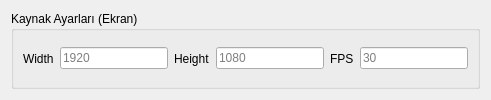
                       <widget class="QWidget" name="page_13">
                        <layout class="QVBoxLayout" name="verticalLayout_9">
                         <item>
                          <widget class="QGroupBox" name="groupBox_12">
                           <property name="title">
                            <string>Kaynak Ayarları (Ekran)</string>
                           </property>
                           <layout class="QHBoxLayout" name="horizontalLayout_18">
                            <item>
                             <widget class="QLabel" name="label_31">
                              <property name="text">
                               <string>Width</string>
                              </property>
                             </widget>
                            </item>
                            <item>
                             <widget class="QLineEdit" name="lineEdit_24">
                              <property name="placeholderText">
                               <string>1920</string>
                              </property>
                             </widget>
                            </item>
                            <item>
                             <widget class="QLabel" name="label_32">
                              <property name="text">
                               <string>Height</string>
                              </property>
                             </widget>
                            </item>
                            <item>
                             <widget class="QLineEdit" name="lineEdit_25">
                              <property name="placeholderText">
                               <string>1080</string>
                              </property>
                             </widget>
                            </item>
                            <item>
                             <widget class="QLabel" name="label_33">
                              <property name="text">
                               <string>FPS</string>
                              </property>
                             </widget>
                            </item>
                            <item>
                             <widget class="QLineEdit" name="lineEdit_26">
                              <property name="placeholderText">
                               <string>30</string>
                              </property>
                             </widget>
                            </item>
                           </layout>
                          </widget>
                         </item>
                        </layout>
                       </widget>
